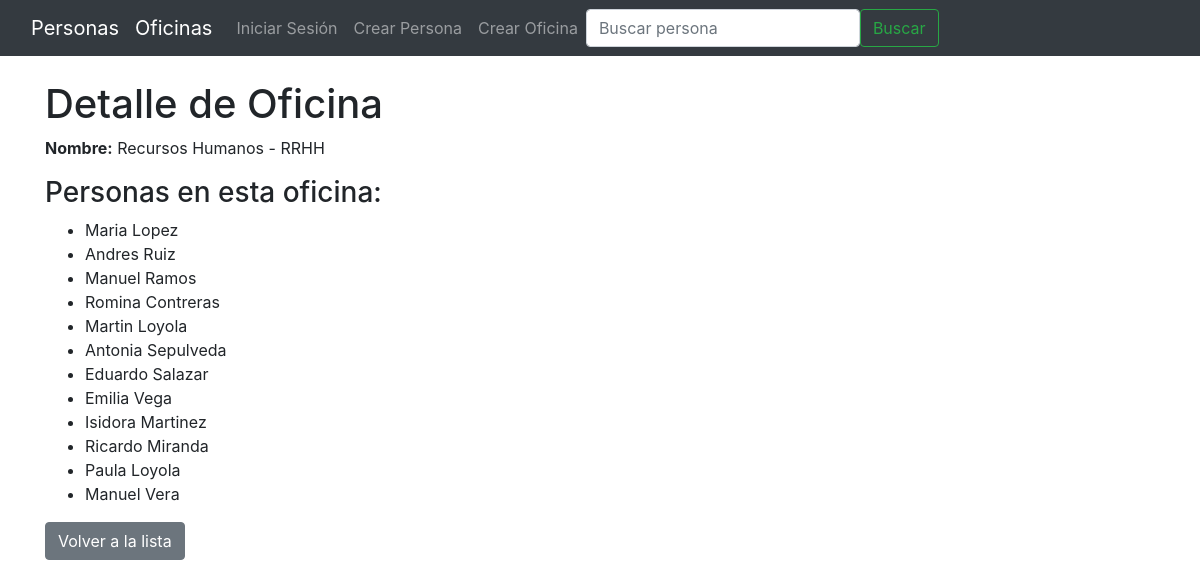
The app's page /oficina/detalle/11/ with its own data.
### oficina/models.py (models this page shows, shortened)
class Oficina(models.Model):
    nombre = models.CharField(verbose_name="Nombre", max_length=50)
    nombre_corto = models.CharField(verbose_name="Nombre Corto", max_length=20)
    class Meta:
        verbose_name = 'Oficina'
        verbose_name_plural = 'Oficinas'

### persona/models.py (models this page shows, shortened)
class Persona(models.Model):
    nombre = models.CharField(verbose_name="Nombre", max_length=50)
    apellido = models.CharField(verbose_name="Apellido", max_length=50)
    edad = models.IntegerField(verbose_name="Edad")
    oficina = models.ForeignKey('oficina.Oficina', on_delete=models.CASCADE)
    class Meta:
        verbose_name = 'Persona'
        verbose_name_plural = 'Personas'

### oficina/views.py (the view)
class OficinaDetailView(DetailView):
    model = Oficina
    template_name = 'oficina/detalle.html'
    context_object_name = 'oficina'
    def get_context_data(self, **kwargs):
        context = super().get_context_data(**kwargs)
        context['personas'] = Persona.objects.filter(oficina=self.object)
        return context

### templates/oficina/detalle.html
{% extends 'base.html' %}
{% block content %}
    <h1>Detalle de Oficina</h1>
    <p><strong>Nombre:</strong> {{ oficina.nombre }} - {{ oficina.nombre_corto }}</p>
    <h3>Personas en esta oficina:</h3>
    <ul>
      {% for persona in personas %}
        <li>{{ persona.nombre }} {{ persona.apellido }}</li>
      {% empty %}
        <li>No hay personas en esta oficina.</li>
      {% endfor %}
    </ul>
    <a href="{% url 'oficina:lista' %}" class="btn btn-secondary">Volver a la lista</a>
{% endblock content %}

### records on screen
Oficina: nombre "Recursos Humanos", nombre_corto "RRHH"
Persona: nombre "Maria", apellido "Lopez"
Persona: nombre "Andres", apellido "Ruiz"
Persona: nombre "Manuel", apellido "Ramos"
Persona: nombre "Romina", apellido "Contreras"
Persona: nombre "Martin", apellido "Loyola"
Persona: nombre "Antonia", apellido "Sepulveda"
Persona: nombre "Eduardo", apellido "Salazar"
Persona: nombre "Emilia", apellido "Vega"
Persona: nombre "Isidora", apellido "Martinez"
Persona: nombre "Ricardo", apellido "Miranda"
Persona: nombre "Paula", apellido "Loyola"
Persona: nombre "Manuel", apellido "Vera"
